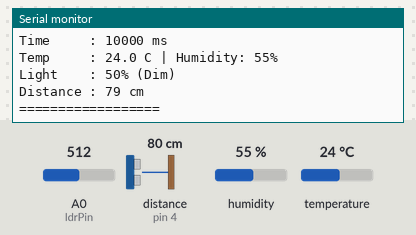
A sketch run on a simulated Arduino Uno, built with avr-gcc and run on an emulated ATmega328P. Parts: the last lines printed to the serial monitor. The test bench sets the inputs (shaded band); at power-on: A0 (ldrPin) = 512, distance to the obstacle (sensor on pin 4) 80 cm, humidity 55 %, temperature 24 °C. The echo pulse lasts 58.3 µs per cm.

Above: at 10.8 s.
10.9 s: A0 (ldrPin) set to 306
At 15.8 s:
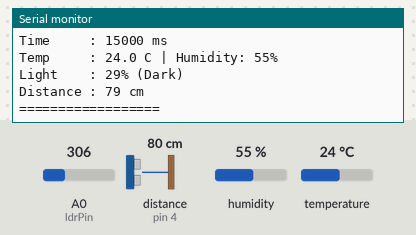
21.6 s: A0 (ldrPin) set to 992
At 25.8 s:
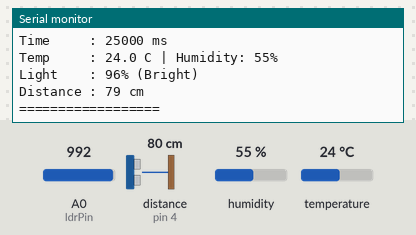
31.6 s: distance to the obstacle (sensor on pin 4) set to 2 cm
At 35.6 s:
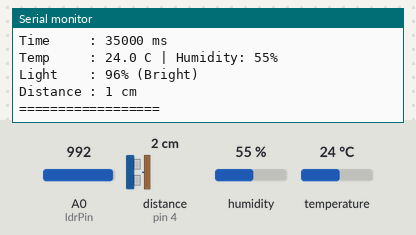
39.1 s: humidity set to 22 %
46.6 s: temperature set to 12 °C
54.1 s: distance to the obstacle (sensor on pin 4) set to 4 cm
At 55.6 s:
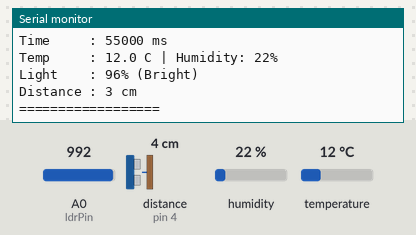
Timing chart, 0 to 57.1 s (numbered marks = the images above; inputs shaded):
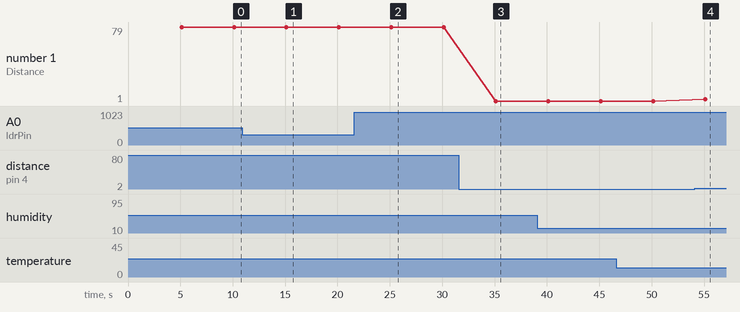

Measured:
- after the input at 10.9 s, the serial monitor: prints a new line after 4.2 s (image 1)
- after the input at 21.6 s, the serial monitor: prints a new line after 3.5 s (image 2)
- after the input at 31.6 s, the serial monitor: prints a new line after 3.5 s (image 3)
- after the input at 54.1 s, the serial monitor: prints a new line after 1.0 s (image 4)
- plotted number 1: 79 → 1 after the input at 31.6 s, 1 → 3 after the input at 54.1 s

The sketch:

multisensor_data_logger.ino
```cpp
#include "DHT.h"

int dhtPin = 2;
int trigPin = 3;
int echoPin = 4;
int ldrPin = A0;

unsigned long lastLogTime = 0;

DHT dht(dhtPin, DHT11);

void setup() {
  pinMode(trigPin, OUTPUT);
  pinMode(echoPin, INPUT);

  Serial.begin(9600);
  dht.begin();
}

void loop() {
  unsigned long currentMillis = millis();

  if (currentMillis - lastLogTime >= 5000) {
    lastLogTime = currentMillis;

    float humidity = dht.readHumidity();
    float temp = dht.readTemperature();

    int rawLDR = analogRead(ldrPin);
    int lightPercent = map(rawLDR, 0, 1023, 0, 100);

    String lightStatus;
    if (lightPercent < 30)       lightStatus = "Dark";
    else if (lightPercent < 70)  lightStatus = "Dim";
    else                         lightStatus = "Bright";

    digitalWrite(trigPin, LOW);
    delayMicroseconds(2);
    digitalWrite(trigPin, HIGH);
    delayMicroseconds(10);
    digitalWrite(trigPin, LOW);

    long duration = pulseIn(echoPin, HIGH);
    int distance = (duration * 0.034) / 2;

    Serial.println("=== SENSOR LOG ===");

    Serial.print("Time     : ");
    Serial.print(currentMillis);
    Serial.println(" ms");

    Serial.print("Temp     : ");
    Serial.print(temp, 1);
    Serial.print(" C | Humidity: ");
    Serial.print(humidity, 0);
    Serial.println("%");

    Serial.print("Light    : ");
    Serial.print(lightPercent);
    Serial.print("% (");
    Serial.print(lightStatus);
    Serial.println(")");

    Serial.print("Distance : ");
    Serial.print(distance);
    Serial.println(" cm");

    Serial.println("==================");
  }
}
```
